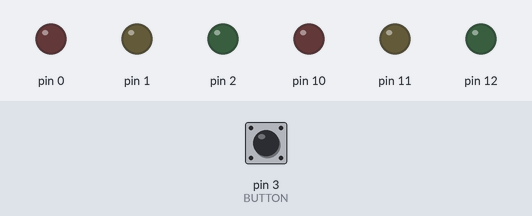
The sketch below on a simulated Arduino Uno, built with avr-gcc and run on an emulated ATmega328P. On the bench: output pins drawn as LEDs (lit = HIGH). The inputs (shaded band) are chosen by the test bench; at power-on: pin 3 (BUTTON) LOW.

Above: at 1.2 s.
1.3 s: pin 3 (BUTTON) pulled HIGH for 0.15 s
At 4.0 s:
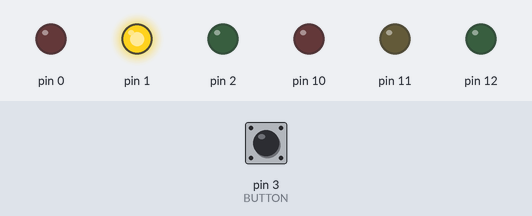
At 6.3 s:
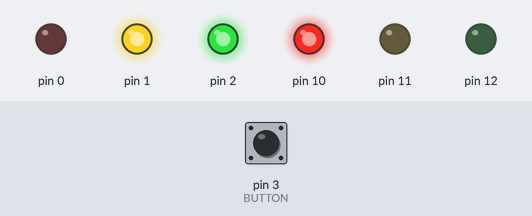
7.4 s: pin 3 (BUTTON) pulled HIGH for 3.2 s
At 14.5 s:
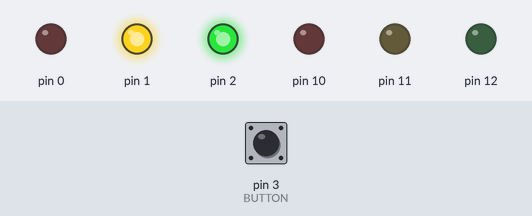
Timing chart, 0 to 20.8 s (numbered marks = the images above; inputs shaded):
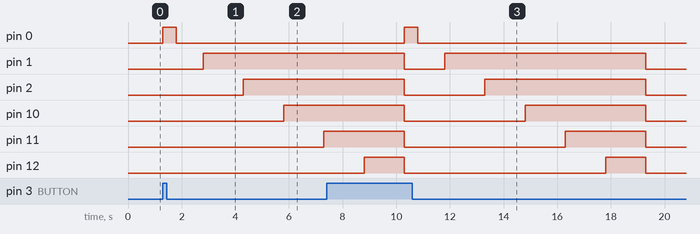

The sketch:

sketch.ino
```cpp
#define BUTTON 3
/*
Szkic Arduino Diody LED
Autor: Jaroslaw Roszyk ; 2024-02-25
*/
void setup(){
  pinMode(12, OUTPUT);
  pinMode(11, OUTPUT);
  pinMode(10, OUTPUT);
  pinMode(0, OUTPUT);
  pinMode(1, OUTPUT);
  pinMode(2, OUTPUT);
}

void loop(){
  digitalWrite(0, LOW);
  digitalWrite(1, LOW);
  digitalWrite(2, LOW);
  digitalWrite(12, LOW);
  digitalWrite(11, LOW);
  digitalWrite(10, LOW);

  if ( digitalRead(BUTTON) == HIGH ){
    for (int i=0; i<=2; i++){
      digitalWrite(i, HIGH);
      delay(500);
      digitalWrite(i+i, LOW);
      delay(500);
      digitalWrite(i+i, LOW);
      delay(500);
  }

  for (int i=10; i<=12; i++){
    digitalWrite(i, HIGH);
    delay(500);
    digitalWrite(i+i, LOW);
    delay(500);
    digitalWrite(i+i, LOW);
    delay(500);
}
}
}
```

Measured:
- after the input at 1.3 s, pin 0: LOW → HIGH at once, → LOW 0.50 s later; pin 1: LOW → HIGH after 1.5 s; pin 2: LOW → HIGH after 3.0 s; pin 10: LOW → HIGH after 4.5 s; pin 11: LOW → HIGH after 6.0 s
- after the input at 7.4 s, pin 0: LOW → HIGH after 2.9 s, → LOW 0.50 s later
- by itself, pin 12: alternates HIGH for 1.5 s and LOW for 7.5 s
